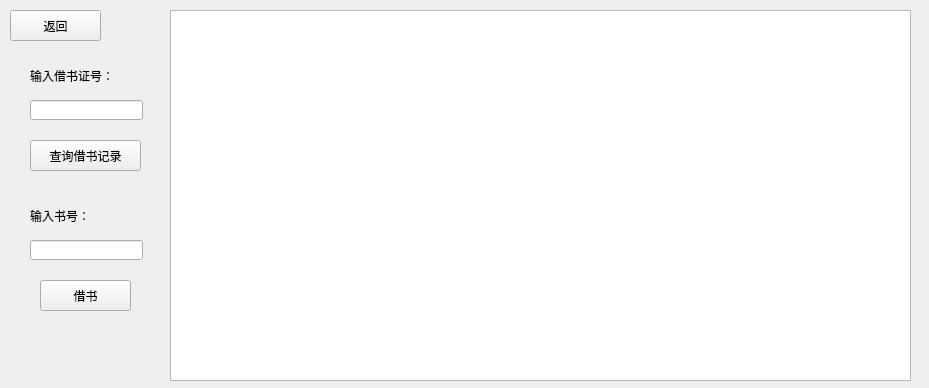
<?xml version="1.0" encoding="UTF-8"?>
<ui version="4.0">
 <class>borrow</class>
 <widget class="QWidget" name="borrow">
  <property name="geometry">
   <rect>
    <x>0</x>
    <y>0</y>
    <width>929</width>
    <height>388</height>
   </rect>
  </property>
  <property name="windowTitle">
   <string>Form</string>
  </property>
  <widget class="QPushButton" name="pushButton">
   <property name="geometry">
    <rect>
     <x>10</x>
     <y>10</y>
     <width>91</width>
     <height>31</height>
    </rect>
   </property>
   <property name="text">
    <string>返回</string>
   </property>
  </widget>
  <widget class="QPushButton" name="pushButton_2">
   <property name="geometry">
    <rect>
     <x>30</x>
     <y>140</y>
     <width>111</width>
     <height>31</height>
    </rect>
   </property>
   <property name="text">
    <string>查询借书记录</string>
   </property>
  </widget>
  <widget class="QPushButton" name="pushButton_3">
   <property name="geometry">
    <rect>
     <x>40</x>
     <y>280</y>
     <width>91</width>
     <height>31</height>
    </rect>
   </property>
   <property name="text">
    <string>借书</string>
   </property>
  </widget>
  <widget class="QLabel" name="label">
   <property name="geometry">
    <rect>
     <x>30</x>
     <y>60</y>
     <width>91</width>
     <height>31</height>
    </rect>
   </property>
   <property name="text">
    <string>输入借书证号：</string>
   </property>
  </widget>
  <widget class="QLabel" name="label_2">
   <property name="geometry">
    <rect>
     <x>30</x>
     <y>200</y>
     <width>91</width>
     <height>31</height>
    </rect>
   </property>
   <property name="text">
    <string>输入书号：</string>
   </property>
  </widget>
  <widget class="QLineEdit" name="lineEdit">
   <property name="geometry">
    <rect>
     <x>30</x>
     <y>100</y>
     <width>113</width>
     <height>20</height>
    </rect>
   </property>
  </widget>
  <widget class="QLineEdit" name="lineEdit_2">
   <property name="geometry">
    <rect>
     <x>30</x>
     <y>240</y>
     <width>113</width>
     <height>20</height>
    </rect>
   </property>
  </widget>
  <widget class="QTextEdit" name="textEdit">
   <property name="geometry">
    <rect>
     <x>170</x>
     <y>10</y>
     <width>741</width>
     <height>371</height>
    </rect>
   </property>
  </widget>
 </widget>
 <resources/>
 <connections/>
</ui>
